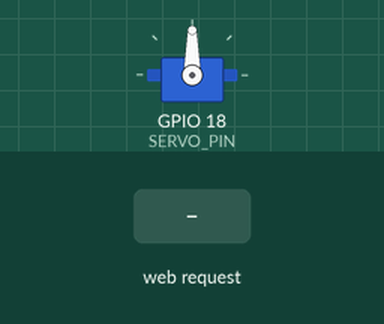
The sketch below on a simulated ESP32. Shown: servo. Inputs (shaded band) come from the test bench. WiFi joins after 1.5 s; servers stay silent unless stated; what the sketch prints to the serial monitor is not drawn.

Above: at 2.7 s.
2.8 s: HTTP request GET /servo1?pos1=1 received
At 3.9 s:
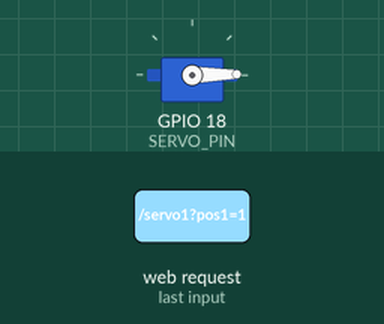
4.3 s: HTTP request GET /servo1?pos1=120 received
At 5.0 s:
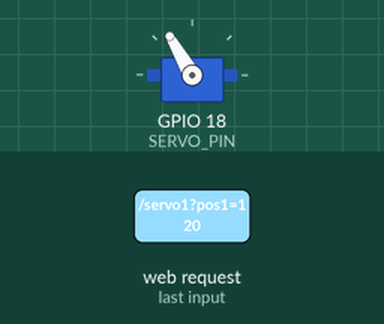
Timing chart, 0 to 7.3 s (numbered marks = the images above; inputs shaded):
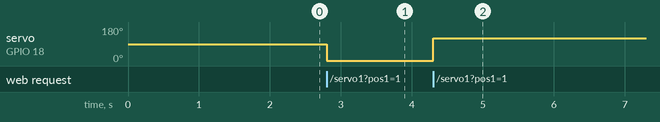

The sketch:

receiver1.ino
```cpp
#include <WiFi.h>
#include <WebServer.h>
#include <ESP32Servo.h>

// WiFi credentials (must match the transmitter's AP)
const char* ssid = "ESP32-12341";
const char* password = "12345678";


// Servo setup
#define SERVO_PIN 18
Servo myServo;

// Web server on port 80
WebServer server(80);

// Handle servo1 requests: /servo1?pos1=90
void handleServo1() {
  if (server.hasArg("pos1")) {
    int pos = server.arg("pos1").toInt();
    pos = constrain(pos, 0, 180);
    myServo.write(pos);
    Serial.printf("Moving servo to %d degrees\n", pos);
    server.send(200, "text/plain", "Moved to " + String(pos) + "°");
  } else {
    server.send(400, "text/plain", "Missing pos1 parameter");
  }
}

// (Optional) second handler if this device controls another servo
// void handleServo2() { ... }

void setup() {
  Serial.begin(115200);
  myServo.attach(SERVO_PIN);

  IPAddress local_IP(192, 168, 4, 68);  // ESP32's IP
  IPAddress gateway(192, 168, 4, 1);    // Your router
  IPAddress subnet(255, 255, 255, 0);   // Subnet mask

  WiFi.config(local_IP, gateway, subnet);

  // Connect to transmitter's Access Point
  Serial.println("Connecting to transmitter's AP...");
  WiFi.begin(ssid, password);
  while (WiFi.status() != WL_CONNECTED) {
    delay(500);
    Serial.print(".");
  }
  Serial.println("\nConnected!");
  Serial.print("IP Address: ");
  Serial.println(WiFi.localIP());
  Serial.print("MAC Address: ");
  Serial.println(WiFi.macAddress());

  // Route: respond to /servo1
  server.on("/servo1", handleServo1);
  server.begin();
  Serial.println("Receiver web server started");
}

void loop() {
  server.handleClient();
}
```

Measured:
- after the input at 2.8 s, servo on GPIO 18 (SERVO_PIN): 90° → 1° at once
- after the input at 4.3 s, servo on GPIO 18 (SERVO_PIN): 1° → 120° at once
